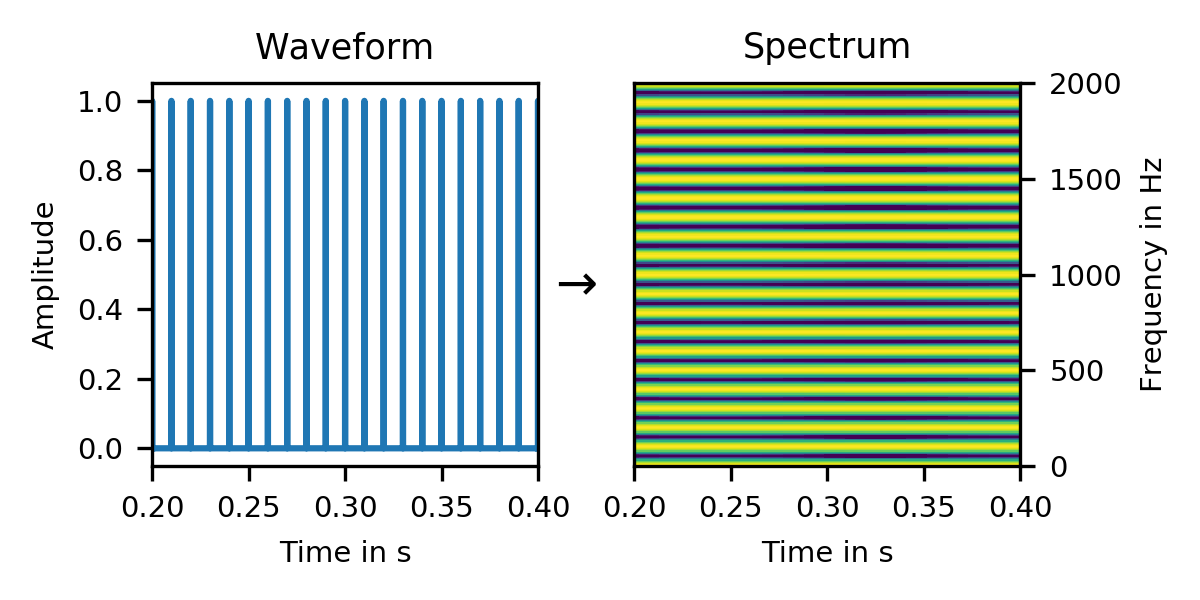

Reproduce this figure in Python.
from matplotlib import pyplot
import numpy
import signals
import scipy.signal
import matplotlib

matplotlib.rcParams['font.size'] = 7

fig, (ax1, ax2) = pyplot.subplots(ncols=2, sharex=True, figsize=[4, 2])

samplerate = 48000
blocksize = 2048
hopsize = 512

signal = numpy.zeros(samplerate)
signal[::480] = 1

time = numpy.arange(samplerate)/samplerate
ax1.plot(time, signal)
ax1.set(xlim=[0.2, 0.4])
ax1.set(ylabel='Amplitude', xlabel='Time in s', title='Waveform')

spectrum = 20*numpy.log10(numpy.abs(signals.Spectrogram(
    signal, samplerate, blocksize, hopsize, scipy.signal.hann, 4*blocksize)))

im = ax2.pcolormesh(
    numpy.arange(len(spectrum))*hopsize/samplerate + blocksize/2/samplerate,
    numpy.linspace(0, samplerate/2, len(spectrum[0])),
    spectrum.T, vmin=-20)

ax2.set(ylim=[0, 2000], xlim=[0.2, 0.4])
ax2.set(ylabel='Frequency in Hz', xlabel='Time in s', title='Spectrum')
ax2.yaxis.tick_right()
ax2.yaxis.set_label_position("right")

ax1.annotate("→", (0.48, 0.5), xycoords='figure fraction',
             horizontalalignment='center', fontsize='xx-large')

fig.tight_layout()

fig.savefig(__file__[:-3] + '.png', dpi=300)
